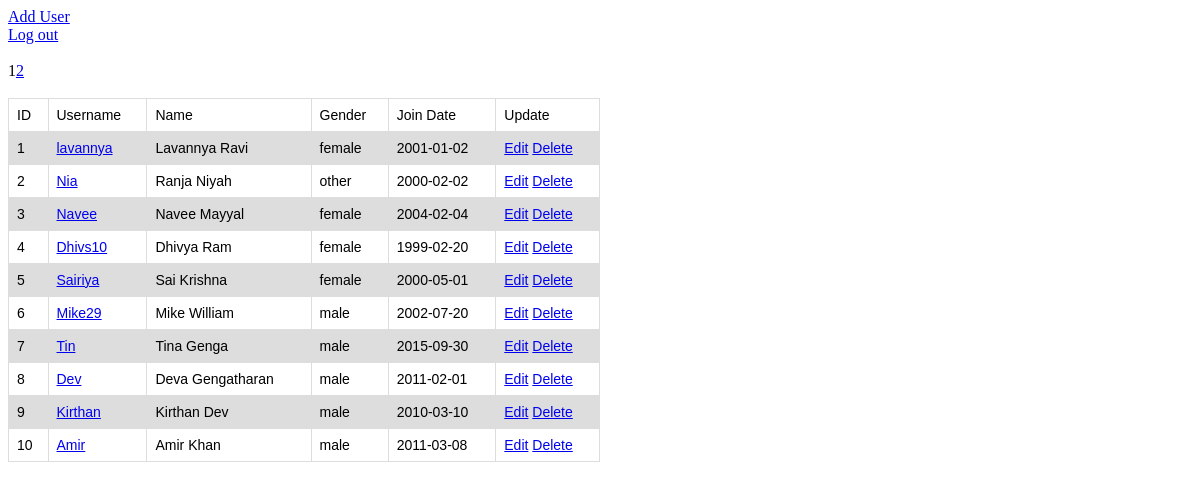
The app's page /index.php (signed in) with its own data.
### tables this page shows
CREATE TABLE `users` (
  `id` int(11) NOT NULL,
  `username` varchar(50) NOT NULL,
  `password` varchar(50) NOT NULL,
  `first_name` varchar(20) NOT NULL,
  `last_name` varchar(20) NOT NULL,
  `gender` enum('male','female','other') NOT NULL,
  `birth_date` date NOT NULL
);

### index.php (the view, shortened to what this page needs)
<?php
include_once 'base.php';
$rows_per_page = 10;
$query = mysqli_query($conn, "SELECT * FROM Users");
$rows_num = mysqli_num_rows($query);
$pages_num = ceil($rows_num / $rows_per_page);
if (isset($_GET['p'])) {
    $cur_page = $_GET['p'];
} else {
    $cur_page = 1;
}
?>
<html>
<head>
</head>
<body>
    <a href="add.php">Add User</a><br/>
    <a href="logout.php">Log out</a><br/><br/>
    <?php
    for ($i = 1; $i < $pages_num + 1; $i++) {
        if ($i != $cur_page) {
            echo '<a href="index.php?p='.$i.'">'.$i.'</a> ';
        } else {
            echo $i;
        }
    }
    $from = $cur_page * $rows_per_page - $rows_per_page;
    $to = $cur_page * $rows_per_page;
    $query = mysqli_query($conn, "SELECT * from users ORDER by id asc limit $from, $to");
    ?>
    <br/><br/>
    <table>
    <tr>
        <td>ID</td>
        <td>Username</td>
        <td>Name</td>
		<td>Gender</td>
		<td>Join Date</td>
        <td>Update</td>
    </tr>
    <?php
    while($user = mysqli_fetch_array($query)) {
        echo "<tr>";
        echo "<td>".$user['id']."</td>";
        echo "<td><a href=\"user.php?id=$user[id]\">".$user['username']."</a></td>";
        echo "<td>".$user['first_name'].' '.$user['last_name']."</td>";
		echo "<td>".$user['gender']."</td>";
		echo "<td>".$user['birth_date']."</td>";
        echo "<td><a href=\"edit.php?id=$user[id]\">Edit</a> <a href=\"delete.php?id=$user[id]\" onClick=\"return confirm('Are you sure you want to delete?')\">Delete</a></td>";
    }
    ?>
    </table>

### base.php (style rules this page uses)
table { font-family: Arial, Helvetica, sans-serif; border-collapse: collapse; font-size: 14px; width: 50% }
td, th { border: 1px solid #dddddd; text-align: left; padding: 8px; }

### index.php (style rules this page uses)
tr:nth-child(even) { background-color: #dddddd; }

### records on screen
users: id "1", username "lavannya", first_name "Lavannya", last_name "Ravi", gender "female", birth_date "2001-01-02"
users: id "2", username "Nia", first_name "Ranja", last_name "Niyah", gender "other", birth_date "2000-02-02"
users: id "3", username "Navee", first_name "Navee", last_name "Mayyal", gender "female", birth_date "2004-02-04"
users: id "4", username "Dhivs10", first_name "Dhivya", last_name "Ram", gender "female", birth_date "1999-02-20"
users: id "5", username "Sairiya", first_name "Sai", last_name "Krishna", gender "female", birth_date "2000-05-01"
users: id "6", username "Mike29", first_name "Mike", last_name "William", gender "male", birth_date "2002-07-20"
users: id "7", username "Tin", first_name "Tina", last_name "Genga", gender "male", birth_date "2015-09-30"
users: id "8", username "Dev", first_name "Deva", last_name "Gengatharan", gender "male", birth_date "2011-02-01"
users: id "9", username "Kirthan", first_name "Kirthan", last_name "Dev", gender "male", birth_date "2010-03-10"
users: id "10", username "Amir", first_name "Amir", last_name "Khan", gender "male", birth_date "2011-03-08"
